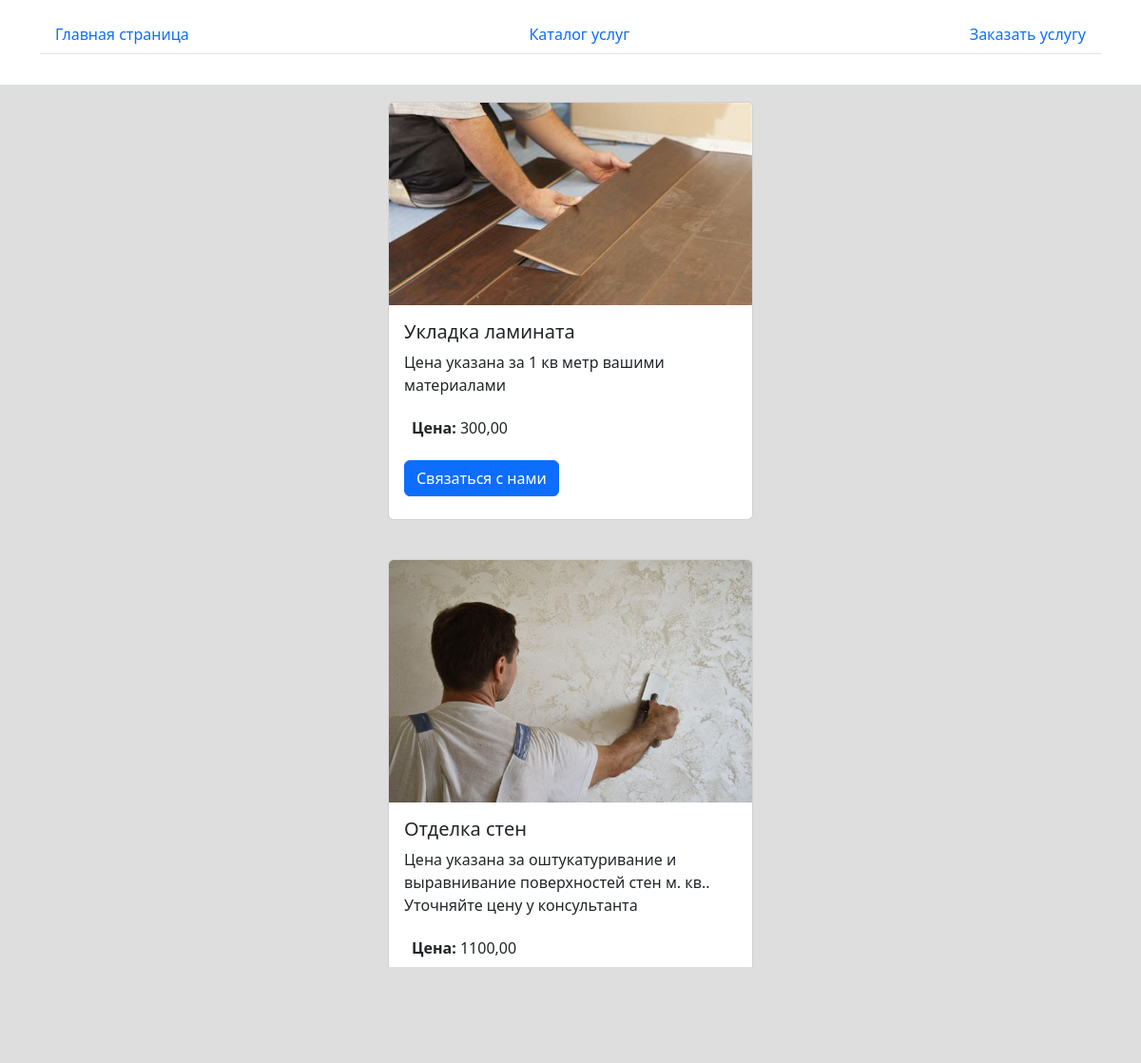
The app's page /menu/ with its own data.
### core/models.py (models this page shows, shortened)
class Menu(models.Model):
    title = models.CharField(max_length=128, verbose_name='Название услуги')
    image = models.ImageField(null=True, blank=True, upload_to="menu/")
    content = models.TextField('Описание')
    price = models.DecimalField(max_digits=10, decimal_places=2, verbose_name="Цена")
    class Meta:
        db_table = 'menu'
        verbose_name = 'Услуга'
        verbose_name_plural = 'Услуги'

### menu/views.py (the view)
# urls.py: path('', views.menu_record, name='menu'),
def menu_record(request):
    Menu_record = Menu.objects.all()
    return render(
        request,
        'menu.html',
        {
            'Menu_record': Menu_record,
        }
    )

### menu/templates/menu.html (shortened to what this page needs)
{% extends 'main/general.html' %}
{% load crispy_forms_tags %}
{% block  body %}
{% load static %}
{% for app in Menu_record %}
<div class="col-12 col-lg-19 m-0 mb-0 p-0 photoPostCard">
    <div class="row align-items-center">
        <div class="col-12 col-md-0">
            <div class="row" data-masonry="{&quot;percentPosition&quot;: true }" style="position: relative; height: auto;">
                <div class="col-sm-6 col-lg-4 mb-4" style="margin:17px auto 7px;">
                    <div class="card">
                        <img src="{{ app.image.url }}" alt="Изображение" class="card-img-top" style="; object-fit: contain; width: 100%;">
                        <div class="card-body">
                            <h5 class="card-title">{{ app.title }}</h5>
                            <p class="card-text">{{ app.content }}</p>
                            <h6 class="fw-bold p-2">Цена: <span class="fw-normal">{{ app.price }}</span></h6>
                            <a href="{% url 'contact' %}" class="btn btn-primary my-2">Связаться с нами</a>
                        </div>
                    </div>
                </div>
            </div>
        </div>
    </div>
</div>
{% empty %}
    <p>Каталог не добавлен!</p>
{% endfor %}
{% endblock %}

### main/templates/main/general.html (shortened to what this page needs)
{% load static %}
<!DOCTYPE html>
<html lang="ru">
<head>
    <link rel="stylesheet" href="{% static 'main/css/bootstrap.min.css' %}">
    <link rel="stylesheet" href="{% static 'main/css/bootstrap-datetimepicker.min.css' %}">
</head>
 <header class="border-bottom lh-1 py-3">
<div>
    <div class="container">
            <div class="nav-scroller py-1 mb-3 border-bottom">
          <nav class="nav nav-underline justify-content-between">
            <a class="nav-item nav-link link-body-emphasis active" href="{% url 'index' %}">Главная страница</a>
            <a class="nav-item nav-link link-body-emphasis" href="{% url 'menu:menu' %}">Каталог услуг</a>
            <a class="nav-item nav-link link-body-emphasis" href="{% url 'contact' %}">Заказать услугу</a>
        </div>
      </div>
    </div>
 </header>
<body>
<main>
    {% block body %}
    {% endblock body %}
</main>
</body>

### main/templates/main/general.html (style rules this page uses)
main { background-color: #DEDEDE; }

### records on screen
Menu: image (picture), title "Укладка ламината", content "Цена указана за 1 кв метр вашими материалами", price "300,00"
Menu: image (picture), title "Отделка стен", content "Цена указана за оштукатуривание и выравнивание поверхностей стен м. кв.. Уточняйте цену у консультанта", price "1100,00"
